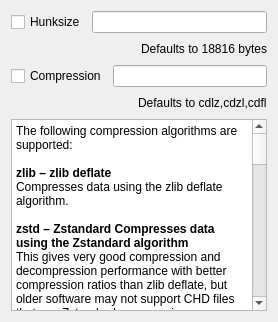
            <widget class="QWidget" name="chdman_cd_tab">
             <attribute name="title">
              <string>CD</string>
             </attribute>
             <layout class="QVBoxLayout" name="verticalLayout_7">
              <item>
               <layout class="QHBoxLayout" name="chdman_cd_layout1">
                <item>
                 <widget class="QCheckBox" name="chdman_cd_hunksize_check_box">
                  <property name="text">
                   <string>Hunksize</string>
                  </property>
                 </widget>
                </item>
                <item>
                 <widget class="QLineEdit" name="chdman_cd_hunksize_line_edit"/>
                </item>
               </layout>
              </item>
              <item>
               <layout class="QHBoxLayout" name="chdman_cd_layout2">
                <item>
                 <spacer name="horizontalSpacer">
                  <property name="orientation">
                   <enum>Qt::Orientation::Horizontal</enum>
                  </property>
                  <property name="sizeHint" stdset="0">
                   <size>
                    <width>40</width>
                    <height>20</height>
                   </size>
                  </property>
                 </spacer>
                </item>
                <item>
                 <widget class="QLabel" name="chdman_cd_hunksize_default_label">
                  <property name="text">
                   <string>Defaults to 18816 bytes</string>
                  </property>
                 </widget>
                </item>
               </layout>
              </item>
              <item>
               <layout class="QHBoxLayout" name="chdman_cd_layout3">
                <item>
                 <widget class="QCheckBox" name="chdman_cd_compression_check_box">
                  <property name="text">
                   <string>Compression</string>
                  </property>
                 </widget>
                </item>
                <item>
                 <widget class="QLineEdit" name="chdman_cd_compression_line_edit"/>
                </item>
               </layout>
              </item>
              <item>
               <layout class="QHBoxLayout" name="chdman_cd_layout4">
                <item>
                 <spacer name="horizontalSpacer_2">
                  <property name="orientation">
                   <enum>Qt::Orientation::Horizontal</enum>
                  </property>
                  <property name="sizeHint" stdset="0">
                   <size>
                    <width>40</width>
                    <height>20</height>
                   </size>
                  </property>
                 </spacer>
                </item>
                <item>
                 <widget class="QLabel" name="chdman_cd_compression_default_label">
                  <property name="text">
                   <string>Defaults to cdlz,cdzl,cdfl</string>
                  </property>
                 </widget>
                </item>
               </layout>
              </item>
              <item>
               <widget class="QTextBrowser" name="chdman_cd_info">
                <property name="html">
                 <string>&lt;!DOCTYPE HTML PUBLIC &quot;-//W3C//DTD HTML 4.0//EN&quot; &quot;http://www.w3.org/TR/REC-html40/strict.dtd&quot;&gt;
&lt;html&gt;&lt;head&gt;&lt;meta name=&quot;qrichtext&quot; content=&quot;1&quot; /&gt;&lt;meta charset=&quot;utf-8&quot; /&gt;&lt;style type=&quot;text/css&quot;&gt;
p, li { white-space: pre-wrap; }
hr { height: 1px; border-width: 0; }
li.unchecked::marker { content: &quot;\2610&quot;; }
li.checked::marker { content: &quot;\2612&quot;; }
&lt;/style&gt;&lt;/head&gt;&lt;body style=&quot; font-family:'Segoe UI'; font-size:9pt; font-weight:400; font-style:normal;&quot;&gt;
&lt;p style=&quot; margin-top:0px; margin-bottom:0px; margin-left:0px; margin-right:0px; -qt-block-indent:0; text-indent:0px;&quot;&gt;The following compression algorithms are supported:&lt;/p&gt;
&lt;p style=&quot;-qt-paragraph-type:empty; margin-top:0px; margin-bottom:0px; margin-left:0px; margin-right:0px; -qt-block-indent:0; text-indent:0px;&quot;&gt;&lt;br /&gt;&lt;/p&gt;
&lt;p style=&quot; margin-top:0px; margin-bottom:0px; margin-left:0px; margin-right:0px; -qt-block-indent:0; text-indent:0px;&quot;&gt;&lt;span style=&quot; font-weight:700;&quot;&gt;zlib – zlib deflate&lt;/span&gt;&lt;/p&gt;
&lt;p style=&quot; margin-top:0px; margin-bottom:0px; margin-left:0px; margin-right:0px; -qt-block-indent:0; text-indent:0px;&quot;&gt;Compresses data using the zlib deflate algorithm.&lt;/p&gt;
&lt;p style=&quot;-qt-paragraph-type:empty; margin-top:0px; margin-bottom:0px; margin-left:0px; margin-right:0px; -qt-block-indent:0; text-indent:0px;&quot;&gt;&lt;br /&gt;&lt;/p&gt;
&lt;p style=&quot; margin-top:0px; margin-bottom:0px; margin-left:0px; margin-right:0px; -qt-block-indent:0; text-indent:0px;&quot;&gt;&lt;span style=&quot; font-weight:700;&quot;&gt;zstd – Zstandard Compresses data using the Zstandard algorithm&lt;/span&gt;&lt;/p&gt;
&lt;p style=&quot; margin-top:0px; margin-bottom:0px; margin-left:0px; margin-right:0px; -qt-block-indent:0; text-indent:0px;&quot;&gt;This gives very good compression and decompression performance with better compression ratios than zlib deflate, but older software may not support CHD files that use Zstandard compression.&lt;/p&gt;
&lt;p style=&quot;-qt-paragraph-type:empty; margin-top:0px; margin-bottom:0px; margin-left:0px; margin-right:0px; -qt-block-indent:0; text-indent:0px;&quot;&gt;&lt;br /&gt;&lt;/p&gt;
&lt;p style=&quot; margin-top:0px; margin-bottom:0px; margin-left:0px; margin-right:0px; -qt-block-indent:0; text-indent:0px;&quot;&gt;&lt;span style=&quot; font-weight:700;&quot;&gt;lzma – Lempel-Ziv-Markov chain algorithm&lt;/span&gt;&lt;/p&gt;
&lt;p style=&quot; margin-top:0px; margin-bottom:0px; margin-left:0px; margin-right:0px; -qt-block-indent:0; text-indent:0px;&quot;&gt;Compresses data using the Lempel-Ziv-Markov-chain algorithm (LZMA). This gives high compression ratios at the cost of poor compression and decompression performance. huff – Huffman coding Compresses data using 8-bit Huffman entropy coding.&lt;/p&gt;
&lt;p style=&quot;-qt-paragraph-type:empty; margin-top:0px; margin-bottom:0px; margin-left:0px; margin-right:0px; -qt-block-indent:0; text-indent:0px;&quot;&gt;&lt;br /&gt;&lt;/p&gt;
&lt;p style=&quot; margin-top:0px; margin-bottom:0px; margin-left:0px; margin-right:0px; -qt-block-indent:0; text-indent:0px;&quot;&gt;&lt;span style=&quot; font-weight:700;&quot;&gt;flac – Free Lossless Audio Codec&lt;/span&gt;&lt;/p&gt;
&lt;p style=&quot; margin-top:0px; margin-bottom:0px; margin-left:0px; margin-right:0px; -qt-block-indent:0; text-indent:0px;&quot;&gt;Compresses data as two-channel (stereo) 16-bit 44.1 kHz PCM audio using the Free Lossless Audio Codec (FLAC). This gives good compression ratios if the media contains 16-bit PCM audio data. cdzl – zlib deflate for CD-ROM data Compresses audio data and subchannel data from CD-ROM sectors separately using the zlib deflate algorithm.&lt;/p&gt;
&lt;p style=&quot;-qt-paragraph-type:empty; margin-top:0px; margin-bottom:0px; margin-left:0px; margin-right:0px; -qt-block-indent:0; text-indent:0px;&quot;&gt;&lt;br /&gt;&lt;/p&gt;
&lt;p style=&quot; margin-top:0px; margin-bottom:0px; margin-left:0px; margin-right:0px; -qt-block-indent:0; text-indent:0px;&quot;&gt;&lt;span style=&quot; font-weight:700;&quot;&gt;cdzs – Zstandard for CD-ROM data&lt;/span&gt;&lt;/p&gt;
&lt;p style=&quot; margin-top:0px; margin-bottom:0px; margin-left:0px; margin-right:0px; -qt-block-indent:0; text-indent:0px;&quot;&gt;Compresses audio data and subchannel data from CD-ROM sectors separately using the Zstandard algorithm. This gives very good compression and decompression performance with better compression ratios than zlib deflate, but older software may not support CHD files that use Zstandard compression.&lt;/p&gt;
&lt;p style=&quot;-qt-paragraph-type:empty; margin-top:0px; margin-bottom:0px; margin-left:0px; margin-right:0px; -qt-block-indent:0; text-indent:0px;&quot;&gt;&lt;br /&gt;&lt;/p&gt;
&lt;p style=&quot; margin-top:0px; margin-bottom:0px; margin-left:0px; margin-right:0px; -qt-block-indent:0; text-indent:0px;&quot;&gt;&lt;span style=&quot; font-weight:700;&quot;&gt;cdlz - Lempel-Ziv-Markov chain algorithm/zlib deflate for CD-ROM data&lt;/span&gt;&lt;/p&gt;
&lt;p style=&quot; margin-top:0px; margin-bottom:0px; margin-left:0px; margin-right:0px; -qt-block-indent:0; text-indent:0px;&quot;&gt;Compresses audio data and subchannel data from CD-ROM sectors separately using the Lempel-Ziv-Markov chain algorithm (LZMA) for audio data and the zlib deflate algorithm for subchannel data. This gives high compression ratios at the cost of poor compression and decompression performance.&lt;/p&gt;
&lt;p style=&quot;-qt-paragraph-type:empty; margin-top:0px; margin-bottom:0px; margin-left:0px; margin-right:0px; -qt-block-indent:0; text-indent:0px;&quot;&gt;&lt;br /&gt;&lt;/p&gt;
&lt;p style=&quot; margin-top:0px; margin-bottom:0px; margin-left:0px; margin-right:0px; -qt-block-indent:0; text-indent:0px;&quot;&gt;&lt;span style=&quot; font-weight:700;&quot;&gt;cdfl – Free Lossless Audio Codec/zlib deflate for CD-ROM data&lt;/span&gt;&lt;/p&gt;
&lt;p style=&quot; margin-top:0px; margin-bottom:0px; margin-left:0px; margin-right:0px; -qt-block-indent:0; text-indent:0px;&quot;&gt;Compresses audio data and subchannel data from CD-ROM sectors separately using the Free Lossless Audio Codec (FLAC) for audio data and the zlib deflate algorithm for subchannel data. This gives good compression ratios for audio CD tracks.&lt;/p&gt;
&lt;p style=&quot;-qt-paragraph-type:empty; margin-top:0px; margin-bottom:0px; margin-left:0px; margin-right:0px; -qt-block-indent:0; text-indent:0px;&quot;&gt;&lt;br /&gt;&lt;/p&gt;
&lt;p style=&quot; margin-top:0px; margin-bottom:0px; margin-left:0px; margin-right:0px; -qt-block-indent:0; text-indent:0px;&quot;&gt;&lt;span style=&quot; font-weight:700;&quot;&gt;avhu – Huffman coding for audio-visual data&lt;/span&gt;&lt;/p&gt;
&lt;p style=&quot; margin-top:0px; margin-bottom:0px; margin-left:0px; margin-right:0px; -qt-block-indent:0; text-indent:0px;&quot;&gt;This is a specialised compression algorithm for audio-visual (A/V) data. It should only be used for LaserDisc CHD files.&lt;/p&gt;&lt;/body&gt;&lt;/html&gt;</string>
                </property>
               </widget>
              </item>
             </layout>
            </widget>
